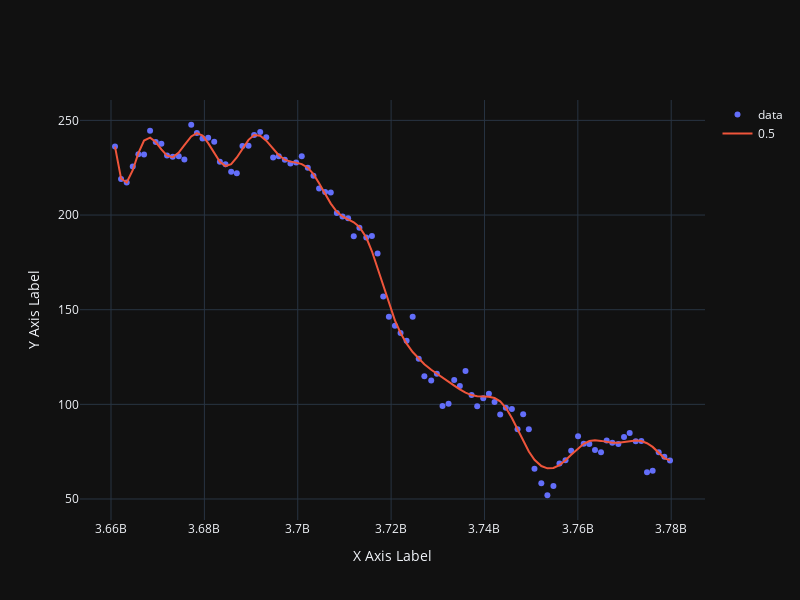

Source (notebook cell):
### Code cell
q_funcs = quantile_regression(data = fin_data, knots=20, probs=0.5)
qr_plot(data = fin_data, q_funcs=q_funcs, probs=[0.5,])
